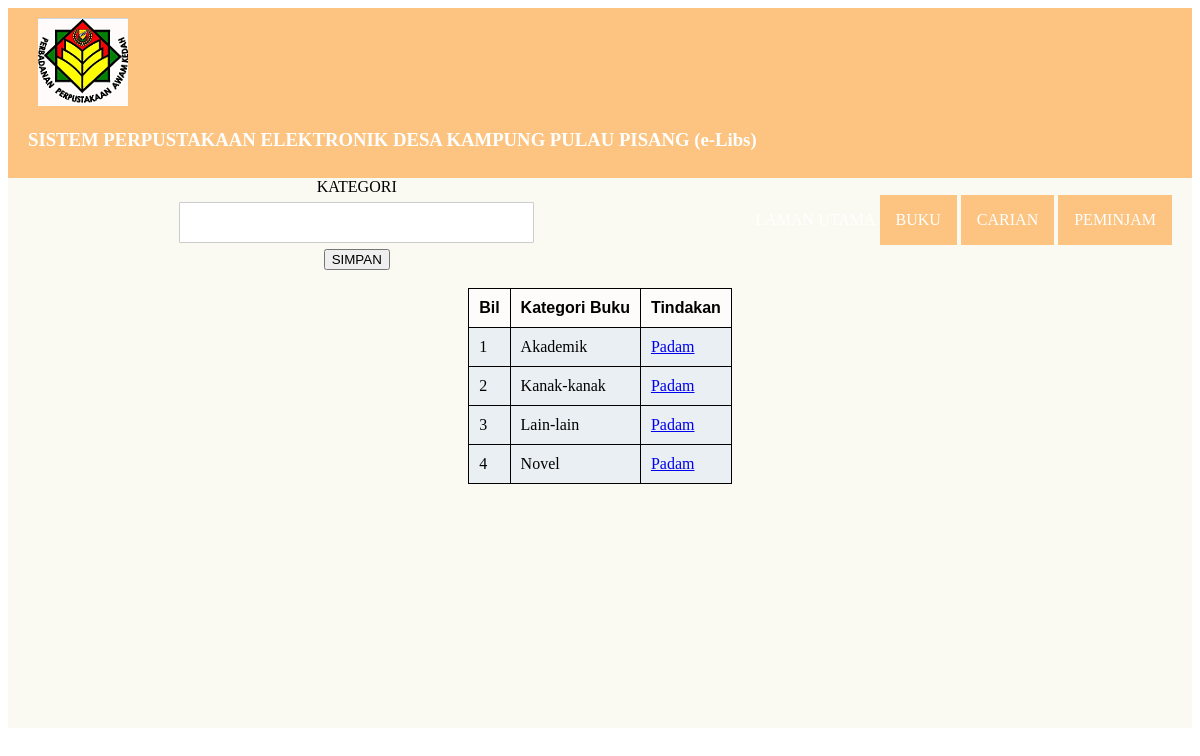
/staff/kategori.php, run on an earlier commit of the app's database.
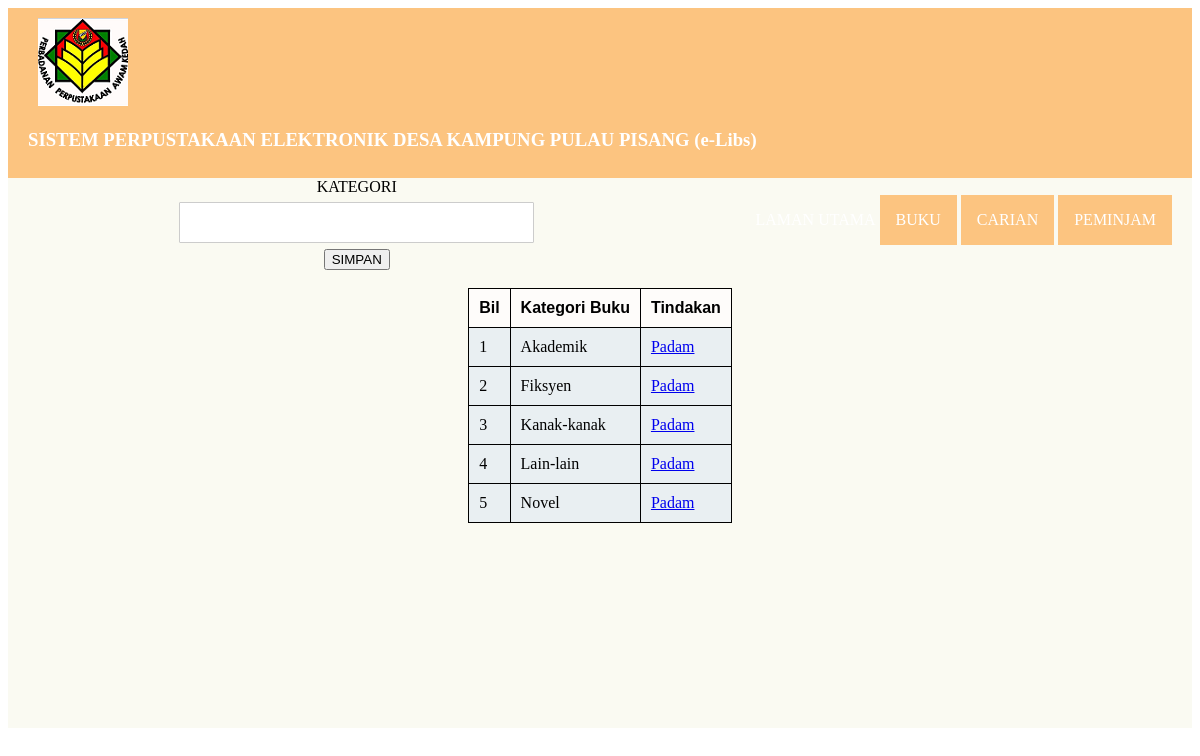
And on a later commit of the database.
### tables this page shows
CREATE TABLE `kategoribuku` (
  `idKategori` int NOT NULL,
  `namaKategori` varchar(800) NOT NULL
);

### staff/kategori.php (the view, shortened to what this page needs)
<?php
require '../include/conn.php';
?>
<!DOCTYPE html>
<html>
<head>
    <link rel="stylesheet" type="text/css" href="staff.css">
</head>
<body>
    <div class="wrapper">
        <header>
            <div class="logo">
                <img src="logo1.png">
                <h3 style="color: white;">SISTEM PERPUSTAKAAN ELEKTRONIK DESA KAMPUNG PULAU PISANG (e-Libs)</h3>
            </div>
            <nav>
                <ul>
                    <li><a href="index.php">LAMAN UTAMA</a></li>
                    <div class="dropdown">
                        <button class="dropbtn">BUKU</button>
                    </div>
                    <div class="dropdown">
                        <button class="dropbtn">CARIAN</button>
                    </div>
                    <div class="dropdown">
                        <button class="dropbtn">PEMINJAM</button>
                    </div>
                </ul>
            </nav>
        </header>
        <section>
            <div align="center">
                <form action="simpan.php" method="post">
                    <label for="kategori">KATEGORI</label><br>
                    <input type="text" id="kategori" name="kategori"><br>
                    <button class="button">SIMPAN</button>
                </form>
            </div><br>
            <table class="t">
                <tr>
                    <th>Bil</th>
                    <th>Kategori Buku</th>
                    <th>Tindakan</th>
                </tr>
                <?php
                $bil = 1;
                $sql = "SELECT * FROM kategoribuku ORDER BY namaKategori";
                $result = $conn->query($sql);
                while ($row = $result->fetch_object()) {
                    ?>
                    <tr>
                        <td>
                            <?php echo $bil++; ?>
                        </td>
                        <td>
                            <?php echo $row->namaKategori; ?>
                        </td>
                        <td>
                            <a href="padam.php?idKategori=<?php echo $row->idKategori; ?>"
                                onclick="return sahkan()">Padam</a>
                        </td>
                    </tr>
                    <?php
                }
                ?>
            </table>
        </section>
    </div>
</body>
</html>

What changed in the data, as far as the page shows it:
added kategoribuku: namaKategori "Fiksyen"
